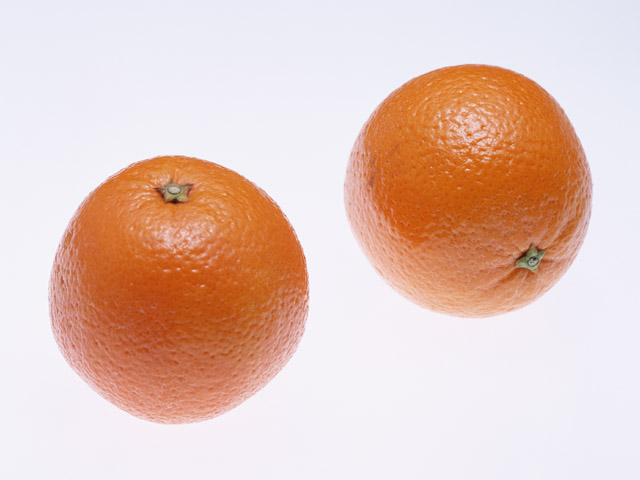
//> input picture sampleprogram/01/01-13.jpg, 640 x 480 px
$ ./01-07   (built with g++ and OpenCV 4)
//> lines starting //> are read from the running program, lines starting //| are printed output that depends on the picture; after the words box and inside, x2 and y2 are one past the last pixel; in counts of white or black regions, pixels touching at a corner belong together
#define _CRT_SECURE_NO_WARNINGS
#include <iostream>
#include <string>
#include <opencv2/opencv.hpp>
std::string win_src = "src";
std::string win_edge = "edge";
std::string win_dst = "dst";

int main()
{
  cv::Mat img_src = cv::imread("./01-13.jpg", 1);
//> img_src is the input picture: 480 rows x 640 cols, CV_8UC3; mean B, G, R 189.3, 199.7, 229
  cv::Mat img_gray, img_edge, img_dst;

  if (!img_src.data) {
    std::cout << "error" << std::endl;
    return -1;
  }

  img_src.copyTo(img_dst);

  cv::cvtColor(img_src, img_gray, cv::COLOR_BGR2GRAY);
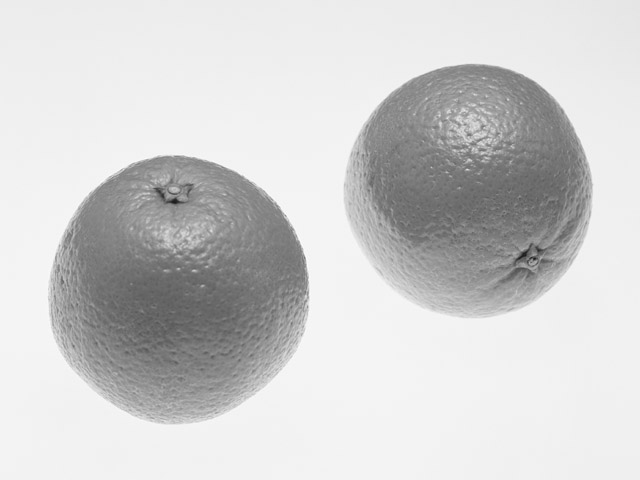
//> img_gray: 480 rows x 640 cols, CV_8UC1; min 27, max 254, mean 207.3

  // Canny
  cv::Canny(img_gray, img_edge, 80, 120);
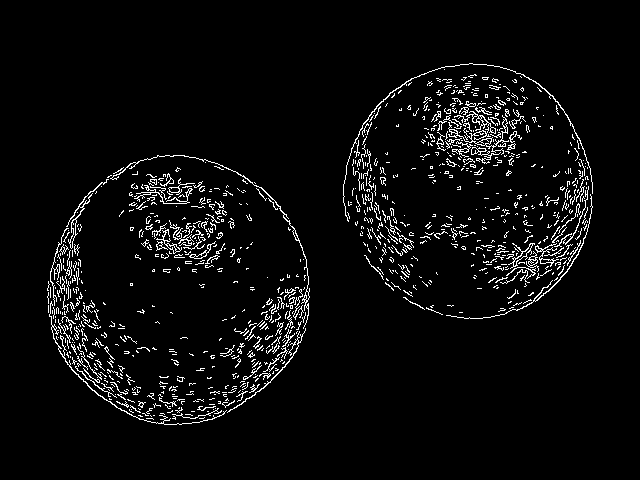
//> img_edge: 480 rows x 640 cols, CV_8UC1; 4.4% white in thin lines or dots, all inside (x1, y1, x2, y2) = (47, 63, 593, 425)

  std::vector<cv::Vec3f> circles;
  cv::HoughCircles(img_edge, circles, cv::HOUGH_GRADIENT, 50, 100);
//> circles = 2 circles (x, y, radius): [175, 275, 125], [475, 175, 15]

  for (int i = 0; i < circles.size(); i++) {
    cv::Point center((int)circles[i][0], (int)circles[i][1]);
    int radius = (int)circles[i][2];
    cv::circle(img_dst, center, radius, cv::Scalar(0, 0, 255), 3);
  }
//> this loop made 2 passes
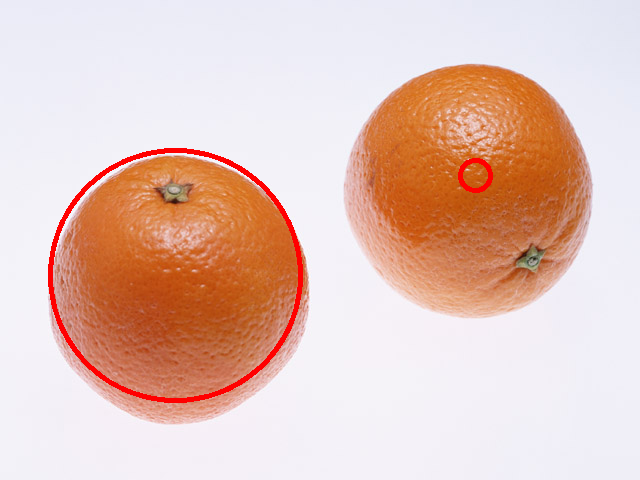
//> img_dst: 480 rows x 640 cols, CV_8UC3; 1.43% of pixels changed, all inside (x1, y1, x2, y2) = (48, 148, 493, 403)

  // ウインドウ生成
  cv::namedWindow(win_src, cv::WINDOW_AUTOSIZE);
  cv::namedWindow(win_dst, cv::WINDOW_AUTOSIZE);

  // 表示
  cv::imshow(win_src, img_src);
  cv::imshow(win_edge, img_edge);
  cv::imshow(win_dst, img_dst);

  cv::waitKey(0);

  return 0;
}

$ run again, with sampleprogram/01/01-06.jpg copied over sampleprogram/01/01-13.jpg
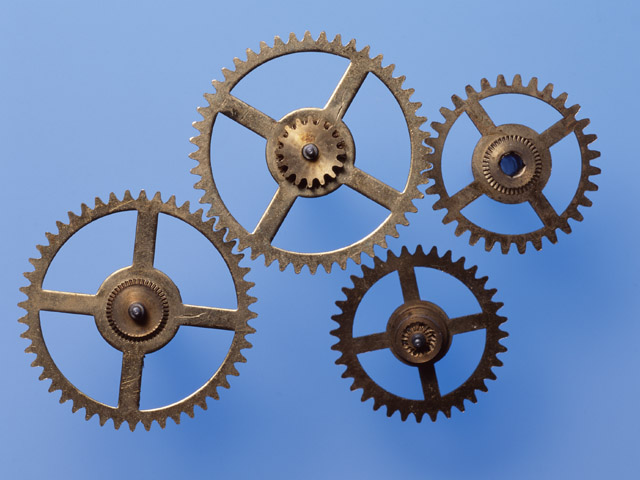
//> input picture sampleprogram/01/01-06.jpg, 640 x 480 px
//> img_src is the input picture: 480 rows x 640 cols, CV_8UC3; mean B, G, R 178.1, 137.2, 112.4
//> `cv::Canny(img_gray, img_edge, 80, 120);`:
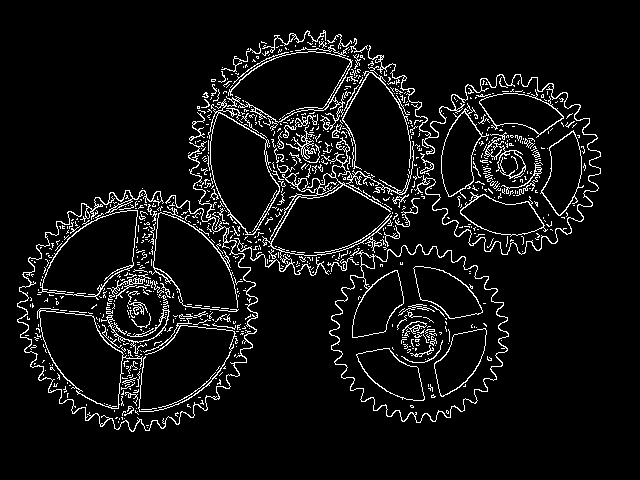
//> img_edge: 480 rows x 640 cols, CV_8UC1; 6.6% white in thin lines or dots, all inside (x1, y1, x2, y2) = (17, 30, 601, 432)
//> circles = 5 circles (x, y, radius): [125, 325, 45], [425, 175, 30], [225, 225, 30], [325, 175, 10], [425, 325, 10]
//> the loop `for (int i = 0; i < circles.size(); i++)` made 5 passes
//> after the loop `for (int i = 0; i < circles.size(); i++)`:
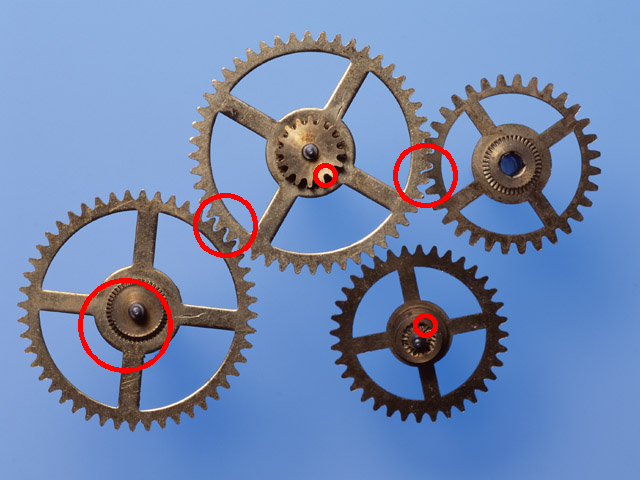
//> img_dst: 480 rows x 640 cols, CV_8UC3; 1.27% of pixels changed, all inside (x1, y1, x2, y2) = (78, 143, 458, 373)

$ run again, with sampleprogram/01/01-09.jpg copied over sampleprogram/01/01-13.jpg
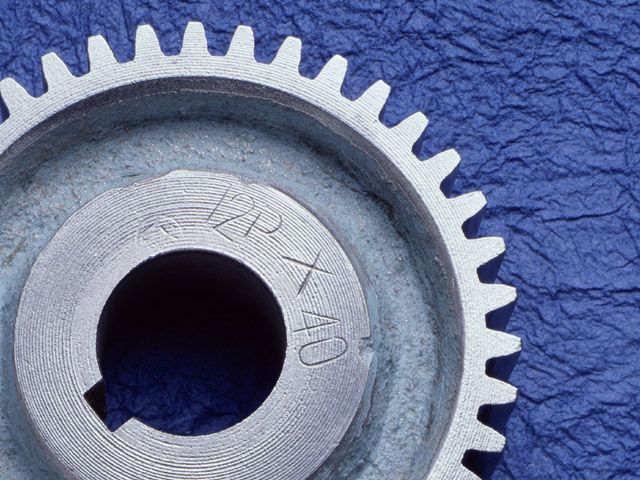
//> input picture sampleprogram/01/01-09.jpg, 640 x 480 px
//> img_src is the input picture: 480 rows x 640 cols, CV_8UC3; mean B, G, R 148.9, 115.3, 104.6
//> `cv::Canny(img_gray, img_edge, 80, 120);`:
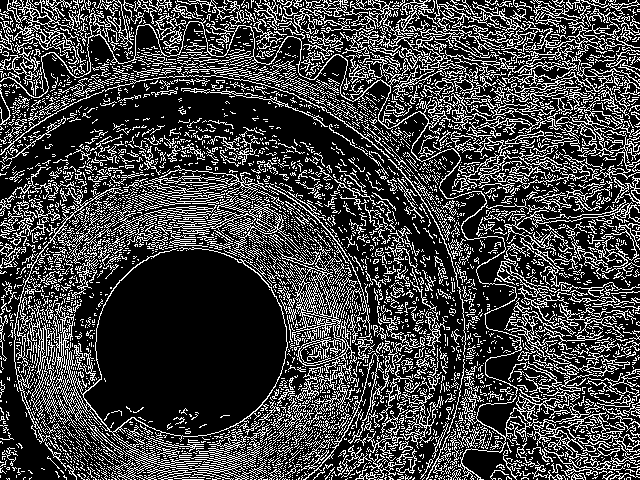
//> img_edge: 480 rows x 640 cols, CV_8UC1; 25.5% white in thin lines or dots
//> circles = 5 circles (x, y, radius): [225, 325, 170], [575, 225, 55], [75, 75, 60], [475, 75, 45], [325, 225, 55]
//> the loop `for (int i = 0; i < circles.size(); i++)` made 5 passes
//> after the loop `for (int i = 0; i < circles.size(); i++)`:
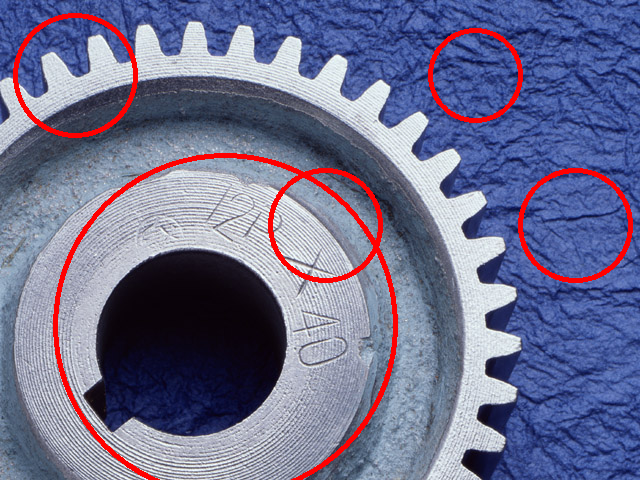
//> img_dst: 480 rows x 640 cols, CV_8UC3; 3.69% of pixels changed, all inside (x1, y1, x2, y2) = (13, 13, 633, 480)

$ run again, with sampleprogram/01/01-12.jpg copied over sampleprogram/01/01-13.jpg
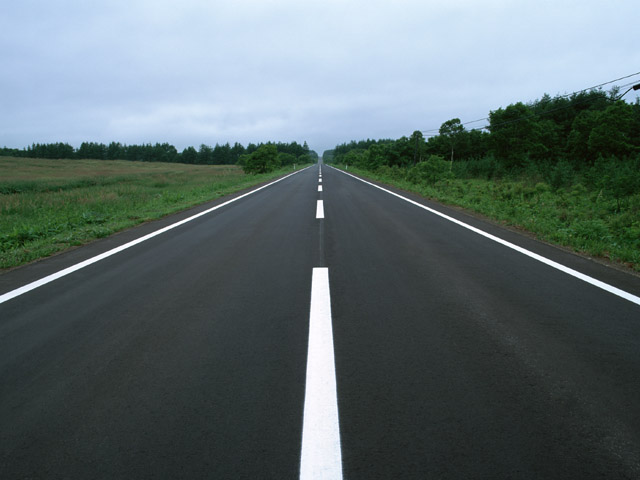
//> input picture sampleprogram/01/01-12.jpg, 640 x 480 px
//> img_src is the input picture: 480 rows x 640 cols, CV_8UC3; mean B, G, R 109.7, 107.6, 93.9
//> `cv::Canny(img_gray, img_edge, 80, 120);`:
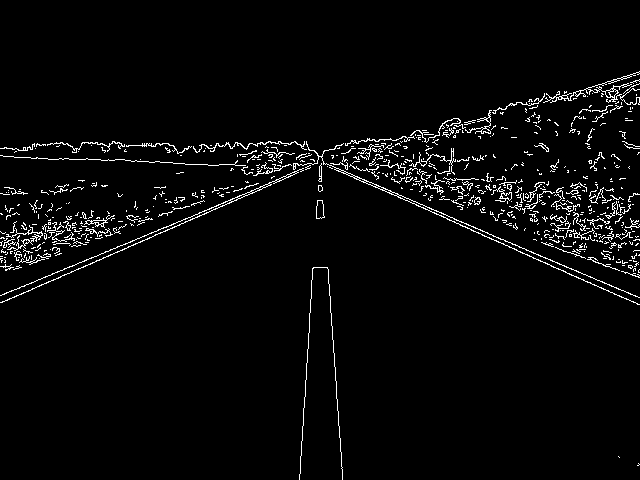
//> img_edge: 480 rows x 640 cols, CV_8UC1; 3.3% white in thin lines or dots, all inside (x1, y1, x2, y2) = (0, 71, 640, 480)
//> circles = 6 circles (x, y, radius): [375, 425, 275], [75, 75, 145], [275, 175, 30], [575, 225, 12.5], [175, 175, 17.5], [75, 225, 2.5]
//> the loop `for (int i = 0; i < circles.size(); i++)` made 6 passes
//> (center, radius) on passes 1 to 6: (Point(375, 425), 275), (Point(75, 75), 145), (Point(275, 175), 30), (Point(575, 225), 12), (Point(175, 175), 17), (Point(75, 225), 2)
//> after the loop `for (int i = 0; i < circles.size(); i++)`:
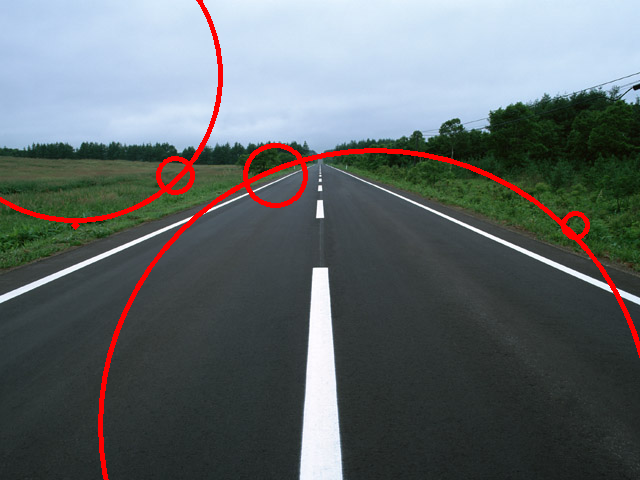
//> img_dst: 480 rows x 640 cols, CV_8UC3; 2.55% of pixels changed, all inside (x1, y1, x2, y2) = (0, 0, 640, 480)
